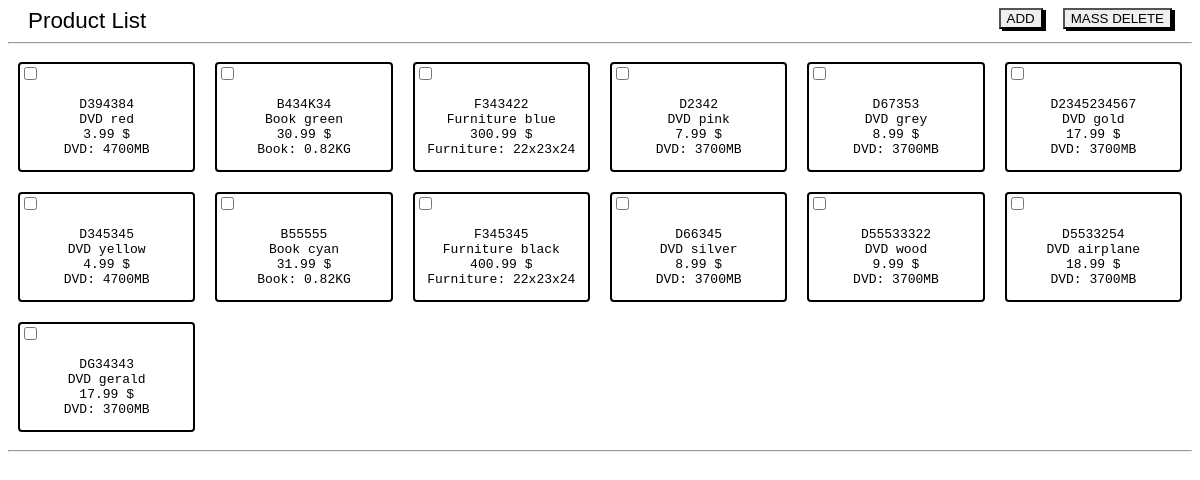
The page / on the database its author committed.
### tables this page shows
create table product 
(
	id integer unsigned auto_increment primary key ,
	product_sku varchar(128) not null,
	product_name varchar(64) not null,
	product_price double not null,
	product_type integer unsigned not null,
	
	foreign key (product_type) references product_type(id)
);

create table product_type
(
	id integer unsigned primary key,
	product_type_name varchar(64) not null,
	product_type_description varchar(64) not null,
	type_attributes_format_string varchar(64)
);

### html/index.php (called while the page is built)
<?php
include 'pages/listProducts.php';
?>

### html/classes/ProductDAO.php (called while the page is built, shortened)
<?php
include 'classes/Product.php';
include 'classes/ProductTypeAttribute.php';
class ProductDAO
{
	public function getAllProductList()
	{
		$conn = getDatabaseConnection();
		$queryProducts = "
		select
			product.id as product_id,
			product.product_sku,
			product.product_name,
			product.product_price,
			product_type.product_type_name,
			product_type.id,
			product_type.id as product_type_id,
			product_type.type_attributes_format_string,
			product_type_attribute.product_type_attribute_name,
			product_and_product_attribute_value.product_attribute_value,
			product_and_product_attribute_value.product_attribute_id
		from
			product,
			product_type,
			product_type_attribute,
			product_and_product_attribute_value
		where
				product.product_type = product_type.id
			and
				product_type.id = product_type_attribute.product_type_id
			and
				product.id = product_and_product_attribute_value.product_id
			and
				product_and_product_attribute_value.product_attribute_id = product_type_attribute.id
		order by product.id asc;
		";
		$result = $conn->query($queryProducts, MYSQLI_USE_RESULT);
		$rows = $result->fetch_all(MYSQLI_ASSOC);
		$groupedProductsQueried = array();
		foreach ($rows as $row)
		{
			$groupedProductsQueried[$row["product_id"]][] = $row;
		}
		$productList = array();
		foreach($groupedProductsQueried as $productGroup)
		{
			$productInfo = $productGroup[0];
			$product = new Product();
			$product->setId($productInfo['product_id']);
			$product->setSKU($productInfo['product_sku']);
			$product->setName($productInfo['product_name']);
			$product->setPrice($productInfo['product_price']);
			$product->setTypeName($productInfo['product_type_name']);
			$product->setTypeId($productInfo['product_type_id']);
			$product->setAttributeFormatString($productInfo['type_attributes_format_string']);
			foreach ($productGroup as $productTypeData)
			{
				$attribute = new ProductTypeAttribute();
				$attribute_id = $productTypeData['product_attribute_id'];
				$attribute->setAttributeId($attribute_id);
				$attribute_name = $productTypeData['product_type_attribute_name'];
				$attribute->setAttributeName($attribute_name);
				$attribute_value = $productTypeData['product_attribute_value'];
				$attribute->setAttributeValue($attribute_value);
				$product->addAttribute($attribute);
			}
			$product->sortAttributes();
			$productList[] = $product;
		}
		return $productList;
	}
}
?>

### html/classes/ProductTypeAttribute.php (called while the page is built, shortened)
<?php
class ProductTypeAttribute
{
	public function setAttributeId($attributeId)
	{
		$this->attributeId = $attributeId;
	}
}
?>

### html/classes/Product.php (called while the page is built, shortened)
<?php
class Product
{
	private $id;
	private $sku;
	private $name;
	private $price;
	private $type_name;
	function idComparator($aAttribute, $bAttribute)
	{
		return ($aAttribute->attributeId < $bAttribute->attributeId)?-1:1;
	}
	public function setId($id)
	{
		$this->id = $id;
	}
	public function getId()
	{
		return $this->id;
	}
	public function setName($name)
	{
		$this->name = $name;
	}
	public function getName()
	{
		return $this->name;
	}
	public function setSKU($sku)
	{
		$this->sku = $sku;
	}
	public function getSKU()
	{
		return $this->sku;
	}
	public function setPrice($price)
	{
		$this->price = $price;
	}
	public function getPrice()
	{
		return $this->price;
	}
	public function setTypeName($type_name)
	{
		$this->type_name = $type_name;
	}
	public function getTypeName()
	{
		return $this->type_name;
	}
}
?>

### html/pages/listProducts.php (the view)
<!DOCTYPE html>
<html>
<head>
<link rel="stylesheet" href="style.css">
</head>
<?php
include_once 'classes/ProductDAO.php';
$productDAO = new ProductDAO();
$productList = $productDAO->getAllProductList();
echo '
<form method="post">
<div>
	<div>
	<span class="label_products_font">Product List</span>
	<input id="delete-product-btn" type="submit" formaction="/endpoints/deleteProduct.php" value="MASS DELETE" class="top_button right_align">
	<a href="/add-product">
		<input type="button" value="ADD" class="top_button right_align">
	</a>
	</div>
</div>
<hr>
<div class="container">
';
foreach($productList as $product)
{
		echo "
		<div class='product_box_border'>
		<div class='product_box'><div class='left_align'><input type='checkbox' class='delete-checkbox' name='checkBox[{$product->getId()}]'></input></div>
		";
	echo "<pre>";
	echo "{$product->getSKU()}\n";
	echo "{$product->getName()}\n";
	echo "{$product->getPrice()} $\n";
	echo "{$product->getTypeName()}: ";
	$attributesValuesList = array();
	foreach($product->getAttributesList() as $attribute)
	{
		$attributesValuesList[] = $attribute->getAttributeValue();
	}
	vprintf($product->getAttributeFormatString(), $attributesValuesList);
	echo "</pre>";
	echo '</div></div>';
}
echo "</div>
</form>
<hr>";
?>
</html>

### html/style.css (style rules this page uses)
.container { display: grid; grid-template-columns: repeat( auto-fit, minmax(180px, 1fr) ); }
.product_box { text-align: center; border-style: solid; border-color: black; border-width: 2px; border-radius: 4px; }
.product_box_border { border-style: solid; border-color: transparent; border-width: 10px; }
.left_align { text-align: left; }
.right_align { float: right; margin-right: 20px; }
.top_button { border: 2px outset black; box-shadow: 3px 2px; }
.label_products_font { margin-left: 20px; font-size: 1.4em; font-family: sans-serif; font-weight: 500; }

### rows shown on the page
product: product_sku "D394384", product_name "DVD red", product_price "3.99", product_type.product_type_name "DVD", value "4700MB"
product: product_sku "B434K34", product_name "Book green", product_price "30.99", product_type.product_type_name "Book", value "0.82KG"
product: product_sku "F343422", product_name "Furniture blue", product_price "300.99", product_type.product_type_name "Furniture", value "22x23x24"
product: product_sku "D2342", product_name "DVD pink", product_price "7.99", product_type.product_type_name "DVD", value "3700MB"
product: product_sku "D67353", product_name "DVD grey", product_price "8.99", product_type.product_type_name "DVD", value "3700MB"
product: product_sku "D2345234567", product_name "DVD gold", product_price "17.99", product_type.product_type_name "DVD", value "3700MB"
product: product_sku "D345345", product_name "DVD yellow", product_price "4.99", product_type.product_type_name "DVD", value "4700MB"
product: product_sku "B55555", product_name "Book cyan", product_price "31.99", product_type.product_type_name "Book", value "0.82KG"
product: product_sku "F345345", product_name "Furniture black", product_price "400.99", product_type.product_type_name "Furniture", value "22x23x24"
product: product_sku "D66345", product_name "DVD silver", product_price "8.99", product_type.product_type_name "DVD", value "3700MB"
product: product_sku "D55533322", product_name "DVD wood", product_price "9.99", product_type.product_type_name "DVD", value "3700MB"
product: product_sku "D5533254", product_name "DVD airplane", product_price "18.99", product_type.product_type_name "DVD", value "3700MB"
product: product_sku "DG34343", product_name "DVD gerald", product_price "17.99", product_type.product_type_name "DVD", value "3700MB"
